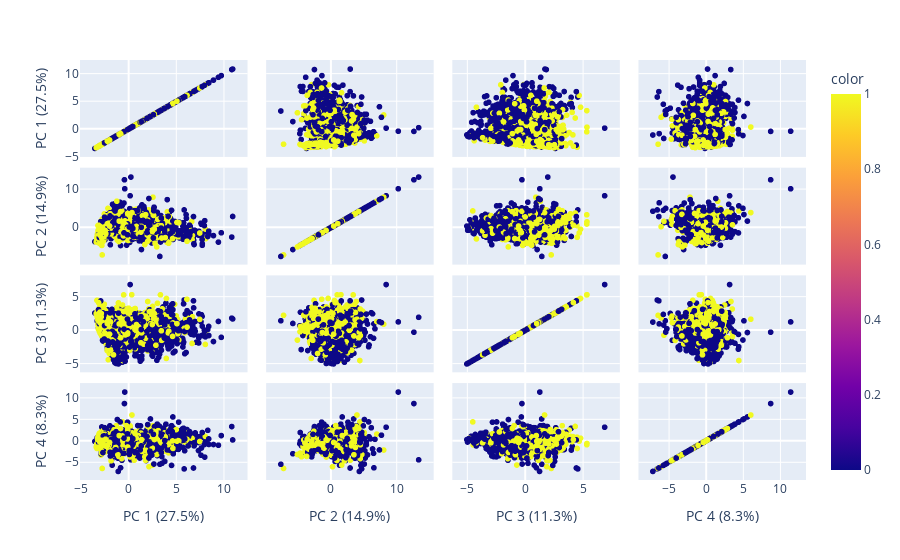

Notebook code for this chart:
### Code cell
from sklearn.decomposition import PCA
import plotly.express as px


pca = PCA()
components = pca.fit_transform(X_test)
labels = {
    str(i): f"PC {i+1} ({var:.1f}%)"
    for i, var in enumerate(pca.explained_variance_ratio_ * 100)
}

fig = px.scatter_matrix(
    components,
    labels=labels,
    dimensions=range(4),
    color=y_test
)
fig.update_traces(diagonal_visible=True)
fig.show()

### Figure 1 — Plotly figure (JSON) as saved in the notebook; plotly's stock layout.template omitted (floating-point values rounded to 4 significant figures; data arrays with more than 128 entries replaced by an {"elided": "..."} marker saying what was removed)
{"data": [{"diagonal": {"visible": true}, "dimensions": [{"axis": {"matches": true}, "label": "PC 1 (27.5%)", "values": {"elided": "2468 float values"}}, {"axis": {"matches": true}, "label": "PC 2 (14.9%)", "values": {"elided": "2468 float values"}}, {"axis": {"matches": true}, "label": "PC 3 (11.3%)", "values": {"elided": "2468 float values"}}, {"axis": {"matches": true}, "label": "PC 4 (8.3%)", "values": {"elided": "2468 float values"}}], "hovertemplate": "%{xaxis.title.text}=%{x}<br>%{yaxis.title.text}=%{y}<br>color=%{marker.color}<extra></extra>", "legendgroup": "", "marker": {"color": {"elided": "2468 int values"}, "coloraxis": "coloraxis", "symbol": "circle"}, "name": "", "showlegend": false, "type": "splom"}], "layout": {"coloraxis": {"colorbar": {"title": {"text": "color"}}, "colorscale": [[0, "#0d0887"], [0.1111, "#46039f"], [0.2222, "#7201a8"], [0.3333, "#9c179e"], [0.4444, "#bd3786"], [0.5556, "#d8576b"], [0.6667, "#ed7953"], [0.7778, "#fb9f3a"], [0.8889, "#fdca26"], [1, "#f0f921"]]}, "dragmode": "select", "legend": {"tracegroupgap": 0}, "margin": {"t": 60}}}
